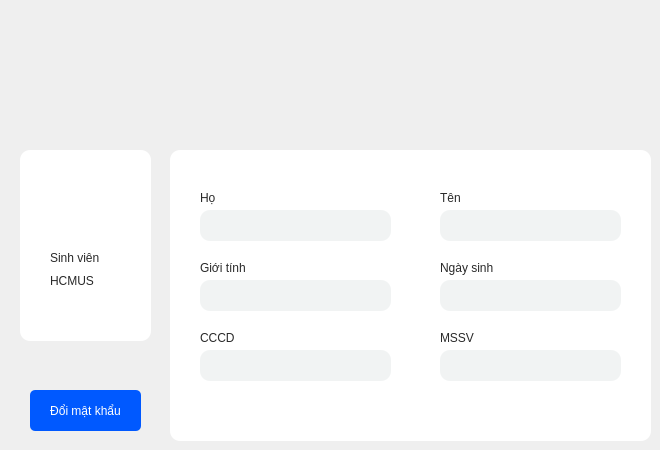
      <widget class="QWidget" name="page_14">
       <widget class="QWidget" name="widget_14" native="true">
        <property name="geometry">
         <rect>
          <x>170</x>
          <y>150</y>
          <width>481</width>
          <height>291</height>
         </rect>
        </property>
        <property name="styleSheet">
         <string notr="true">background-color: rgb(255, 255, 255);
border-radius:10px;</string>
        </property>
        <widget class="QLabel" name="label_36">
         <property name="geometry">
          <rect>
           <x>30</x>
           <y>40</y>
           <width>58</width>
           <height>16</height>
          </rect>
         </property>
         <property name="styleSheet">
          <string notr="true">color: rgb(41, 41, 41);
font: 14pt &quot;Arial&quot;;</string>
         </property>
         <property name="text">
          <string>Họ </string>
         </property>
        </widget>
        <widget class="QLabel" name="label_37">
         <property name="geometry">
          <rect>
           <x>270</x>
           <y>40</y>
           <width>58</width>
           <height>16</height>
          </rect>
         </property>
         <property name="styleSheet">
          <string notr="true">color: rgb(41, 41, 41);
font: 14pt &quot;Arial&quot;;</string>
         </property>
         <property name="text">
          <string>Tên</string>
         </property>
        </widget>
        <widget class="QLabel" name="label_38">
         <property name="geometry">
          <rect>
           <x>30</x>
           <y>110</y>
           <width>58</width>
           <height>16</height>
          </rect>
         </property>
         <property name="styleSheet">
          <string notr="true">color: rgb(41, 41, 41);
font: 14pt &quot;Arial&quot;;</string>
         </property>
         <property name="text">
          <string>Giới tính</string>
         </property>
        </widget>
        <widget class="QLabel" name="label_39">
         <property name="geometry">
          <rect>
           <x>270</x>
           <y>110</y>
           <width>71</width>
           <height>16</height>
          </rect>
         </property>
         <property name="styleSheet">
          <string notr="true">color: rgb(41, 41, 41);
font: 14pt &quot;Arial&quot;;</string>
         </property>
         <property name="text">
          <string>Ngày sinh</string>
         </property>
        </widget>
        <widget class="QLabel" name="label_40">
         <property name="geometry">
          <rect>
           <x>30</x>
           <y>180</y>
           <width>58</width>
           <height>16</height>
          </rect>
         </property>
         <property name="styleSheet">
          <string notr="true">color: rgb(41, 41, 41);
font: 14pt &quot;Arial&quot;;</string>
         </property>
         <property name="text">
          <string>CCCD</string>
         </property>
        </widget>
        <widget class="QLabel" name="label_41">
         <property name="geometry">
          <rect>
           <x>270</x>
           <y>180</y>
           <width>58</width>
           <height>16</height>
          </rect>
         </property>
         <property name="styleSheet">
          <string notr="true">color: rgb(41, 41, 41);
font: 14pt &quot;Arial&quot;;</string>
         </property>
         <property name="text">
          <string>MSSV</string>
         </property>
        </widget>
        <widget class="QLineEdit" name="firstName_2">
         <property name="geometry">
          <rect>
           <x>30</x>
           <y>60</y>
           <width>191</width>
           <height>31</height>
          </rect>
         </property>
         <property name="styleSheet">
          <string notr="true">color: rgb(55, 55, 55);
background-color: rgb(241, 243, 243);
</string>
         </property>
        </widget>
        <widget class="QLineEdit" name="gender_2">
         <property name="geometry">
          <rect>
           <x>30</x>
           <y>130</y>
           <width>191</width>
           <height>31</height>
          </rect>
         </property>
         <property name="styleSheet">
          <string notr="true">color: rgb(55, 55, 55);
background-color: rgb(241, 243, 243);
</string>
         </property>
        </widget>
        <widget class="QLineEdit" name="socialId_2">
         <property name="geometry">
          <rect>
           <x>30</x>
           <y>200</y>
           <width>191</width>
           <height>31</height>
          </rect>
         </property>
         <property name="styleSheet">
          <string notr="true">color: rgb(55, 55, 55);
background-color: rgb(241, 243, 243);
</string>
         </property>
        </widget>
        <widget class="QLineEdit" name="idStudent">
         <property name="geometry">
          <rect>
           <x>270</x>
           <y>200</y>
           <width>181</width>
           <height>31</height>
          </rect>
         </property>
         <property name="styleSheet">
          <string notr="true">color: rgb(55, 55, 55);
background-color: rgb(241, 243, 243);
</string>
         </property>
        </widget>
        <widget class="QLineEdit" name="dateOfBirth_2">
         <property name="geometry">
          <rect>
           <x>270</x>
           <y>130</y>
           <width>181</width>
           <height>31</height>
          </rect>
         </property>
         <property name="styleSheet">
          <string notr="true">color: rgb(55, 55, 55);
background-color: rgb(241, 243, 243);
</string>
         </property>
        </widget>
        <widget class="QLineEdit" name="lastName_2">
         <property name="geometry">
          <rect>
           <x>270</x>
           <y>60</y>
           <width>181</width>
           <height>31</height>
          </rect>
         </property>
         <property name="styleSheet">
          <string notr="true">color: rgb(55, 55, 55);
background-color: rgb(241, 243, 243);
</string>
         </property>
        </widget>
       </widget>
       <widget class="QWidget" name="widget_13" native="true">
        <property name="geometry">
         <rect>
          <x>20</x>
          <y>150</y>
          <width>131</width>
          <height>191</height>
         </rect>
        </property>
        <property name="styleSheet">
         <string notr="true">background-color: rgb(255, 255, 255);
border-radius:10px;</string>
        </property>
        <widget class="QLabel" name="label_34">
         <property name="geometry">
          <rect>
           <x>30</x>
           <y>100</y>
           <width>58</width>
           <height>16</height>
          </rect>
         </property>
         <property name="styleSheet">
          <string notr="true">color: rgb(41, 41, 41);
font: 14pt &quot;Arial&quot;;</string>
         </property>
         <property name="text">
          <string>Sinh viên</string>
         </property>
        </widget>
        <widget class="QLabel" name="label_35">
         <property name="geometry">
          <rect>
           <x>30</x>
           <y>120</y>
           <width>61</width>
           <height>21</height>
          </rect>
         </property>
         <property name="styleSheet">
          <string notr="true">color: rgb(41, 41, 41);
font: 14pt &quot;Arial&quot;;</string>
         </property>
         <property name="text">
          <string>HCMUS</string>
         </property>
        </widget>
        <widget class="QLineEdit" name="username_3">
         <property name="geometry">
          <rect>
           <x>30</x>
           <y>70</y>
           <width>81</width>
           <height>21</height>
          </rect>
         </property>
         <property name="styleSheet">
          <string notr="true">color: rgb(0, 0, 0);
font: 700 16pt &quot;Arial&quot;;
border:none;</string>
         </property>
        </widget>
       </widget>
       <widget class="QPushButton" name="changePassword">
        <property name="geometry">
         <rect>
          <x>30</x>
          <y>390</y>
          <width>111</width>
          <height>41</height>
         </rect>
        </property>
        <property name="styleSheet">
         <string notr="true">	border:none;
	color:rgb(255, 255, 255);
	background-color: rgb(0, 89, 255);
	border-radius:5px;
	font: 700 13pt &quot;Arial&quot;;</string>
        </property>
        <property name="text">
         <string>Đổi mật khẩu</string>
        </property>
       </widget>
      </widget>
